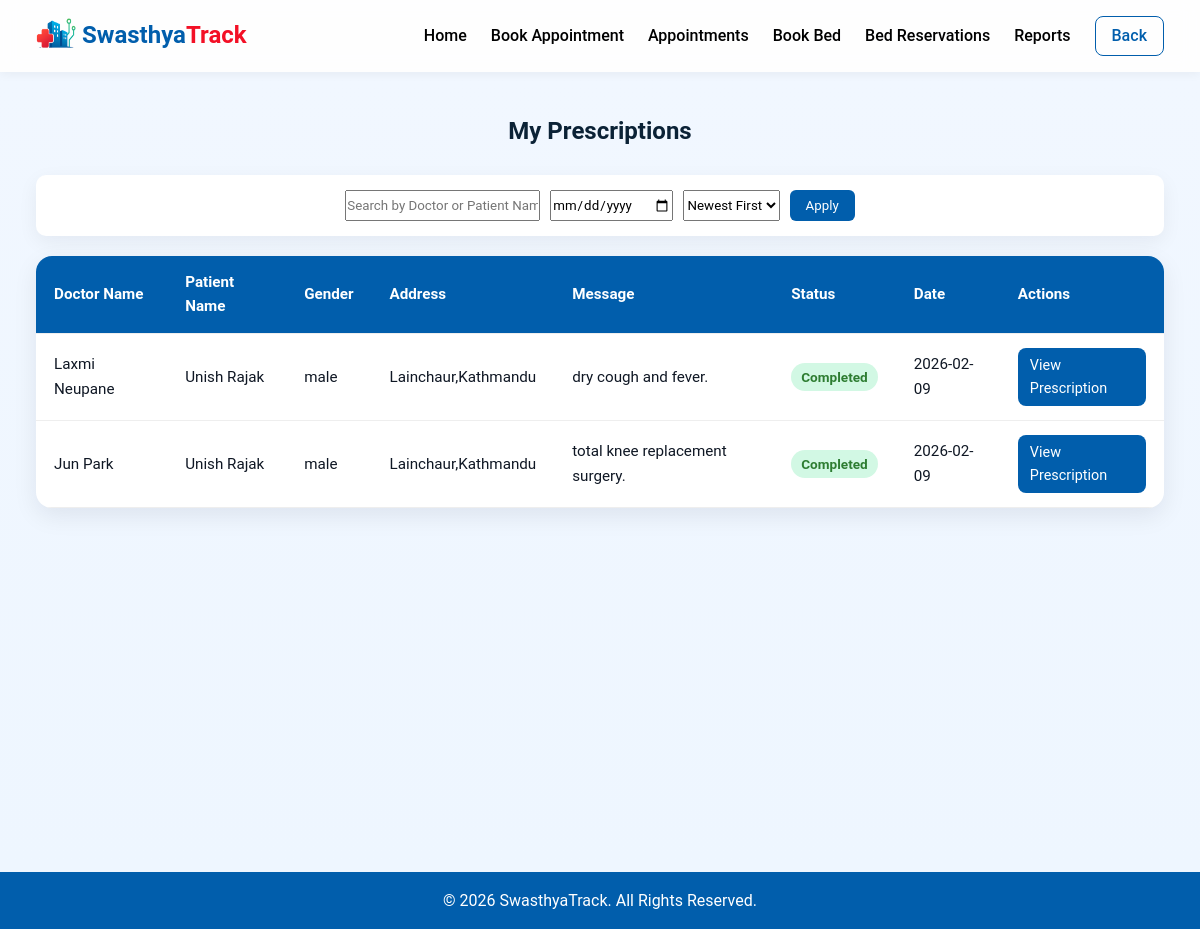
The app's page /Patient/my_prescriptions.php (signed in) with its own data.
### tables this page shows
CREATE TABLE `appointments` (
  `appointment_id` int NOT NULL,
  `doctor_id` int NOT NULL,
  `patient_name` varchar(100) NOT NULL,
  `phone` varchar(20) NOT NULL,
  `email` varchar(100) DEFAULT NULL,
  `address` varchar(255) DEFAULT NULL,
  `gender` enum('male','female','other') NOT NULL,
  `appointment_date` date NOT NULL,
  `message` text,
  `status` enum('Booked','Cancelled','Completed') DEFAULT 'Booked',
  `comment` text,
  `created_at` timestamp NULL DEFAULT CURRENT_TIMESTAMP,
  `updated_at` timestamp NULL DEFAULT CURRENT_TIMESTAMP ON UPDATE CURRENT_TIMESTAMP,
  `user_id` int DEFAULT NULL
);

CREATE TABLE `doctors` (
  `doctor_id` int NOT NULL,
  `user_id` int DEFAULT NULL,
  `name` varchar(100) DEFAULT NULL,
  `email` varchar(100) DEFAULT NULL,
  `department` varchar(100) DEFAULT NULL,
  `designation` varchar(100) DEFAULT NULL,
  `council_number` varchar(50) DEFAULT NULL,
  `phone` varchar(20) DEFAULT NULL,
  `photo` varchar(255) DEFAULT NULL
);

### src/Patient/my_prescriptions.php (the view, shortened to what this page needs)
<?php
include("../config/db.php");
$user_id = $_SESSION['user_id'];
$search = $_GET['search'] ?? '';
$dateFilter = $_GET['date'] ?? '';
$sortOrder = $_GET['sort'] ?? 'desc';
$sql = "SELECT a.appointment_id, a.patient_name, a.gender, a.address, a.message,
               a.status, a.appointment_date, d.name AS doctor_name
        FROM appointments a
        JOIN doctors d ON a.doctor_id = d.doctor_id
        WHERE a.user_id = ?
          AND a.status = 'Completed'";
$params = [$user_id];
$types = "i";
$orderSQL = ($sortOrder === 'asc') ? "ASC" : "DESC";
$sql .= " ORDER BY a.appointment_date $orderSQL";
$stmt = $conn->prepare($sql);
$stmt->bind_param($types, ...$params);
$stmt->execute();
$appointments = $stmt->get_result();
?>
<!DOCTYPE html>
<html lang="en">
<head>
<link rel="stylesheet" href="../css/patient-dashboard.css">
</head>
<body>
<header>
  <div class="logo">
    <a href="patient_dashboard.php">
      <img class="nav-img" src="../images/nav-logo.png" alt="">
      <span class="swasthya-color">Swasthya</span><span class="track-color">Track</span>
    </a>
  </div>
  <nav>
    <a href="patient_dashboard.php">Home</a>
        <a href="book_appointment.php">Book Appointment</a>
        <a href="my_appointments.php">Appointments</a>
        <a href="bed_type.php">Book Bed</a>
        <a href="my_bed_bookings.php">Bed Reservations</a>
        <a href="my_reports.php">Reports</a>
      <a href="patient_dashboard.php" class="btn-login">Back</a>
  </nav>
</header>
<main>
  <h2 style="text-align:center; margin-bottom:25px; color:#0b2236;">My Prescriptions</h2>
  <div class="filter-bar" style="margin-bottom:20px; background:#fff; padding:15px; border-radius:10px; box-shadow:0 6px 20px rgba(6,18,32,0.06);">
    <form method="get" style="display:flex; gap:10px; justify-content:center; flex-wrap:wrap;">
      <input type="text" name="search" placeholder="Search by Doctor or Patient Name" value="<?= htmlspecialchars($search) ?>">
      <input type="date" name="date" value="<?= htmlspecialchars($dateFilter) ?>">
      <select name="sort">
        <option value="desc" <?= $sortOrder == 'desc' ? 'selected' : '' ?>>Newest First</option>
      </select>
      <button type="submit" style="background:#015eac; color:#fff; border:none; border-radius:6px; padding:8px 16px; cursor:pointer;">Apply</button>
    </form>
  </div>
  <div class="table-container">
    <table>
      <thead>
        <tr>
          <th>Doctor Name</th>
          <th>Patient Name</th>
          <th>Gender</th>
          <th>Address</th>
          <th>Message</th>
          <th>Status</th>
          <th>Date</th>
          <th>Actions</th>
        </tr>
      </thead>
      <tbody>
        <?php if ($appointments->num_rows > 0): ?>
          <?php while ($row = $appointments->fetch_assoc()): ?>
            <tr>
              <td data-label="Doctor"><?= htmlspecialchars($row['doctor_name']) ?></td>
              <td data-label="Patient"><?= htmlspecialchars($row['patient_name']) ?></td>
              <td data-label="Gender"><?= htmlspecialchars($row['gender']) ?></td>
              <td data-label="Address"><?= htmlspecialchars($row['address']) ?></td>
              <td data-label="Message"><?= htmlspecialchars($row['message']) ?></td>
              <td data-label="Status">
                <span class="status Completed">Completed</span>
              </td>
              <td data-label="Date"><?= htmlspecialchars($row['appointment_date']) ?></td>
              <td class="actions" data-label="Actions">
                <a href="view_prescription.php?id=<?= $row['appointment_id'] ?>" target="_blank">View Prescription</a>
              </td>
            </tr>
          <?php endwhile; ?>
        <?php else: ?>
          <tr><td colspan="8" style="text-align:center; padding:20px;">No prescriptions found.</td></tr>
        <?php endif; ?>
      </tbody>
    </table>
  </div>
</main>
<footer>
  <p>© 2026 SwasthyaTrack. All Rights Reserved.</p>
</footer>
</body>
</html>

### src/css/patient-dashboard.css (style rules this page uses)
* { margin: 0; padding: 0; box-sizing: border-box; font-family: 'Roboto', 'Segoe UI', Tahoma, Geneva, Verdana, sans-serif; }
body { line-height: 1.6; color: #0f1724; background-color: #f9f9fb; }
a { text-decoration: none; color: inherit; display: block; }
header { display: flex; justify-content: space-between; align-items: center; padding: 16px 3%; background-color: rgba(255, 255, 255, 0.8); backdrop-filter: blur(10px); box-shadow: 0 2px 10px rgba(0, 0, 0, 0.05); position: sticky; top: 0; z-index: 1000; }
.logo { font-size: 1.5rem; font-weight: bold; color: #015eac; }
.nav-img { height: 30px; width: 40px; margin-bottom: 7px; vertical-align: middle; }
nav { display: flex; gap: 24px; align-items: center; }
nav a { font-weight: 500; color: #000; transition: color 0.3s ease, transform 0.2s ease; }
.btn-login { padding: 6px 16px; border: 1px solid #015eac; border-radius: 8px; color: #015eac; transition: background-color 0.3s ease, color 0.3s ease, border-color 0.3s ease; }
footer { background-color: #015eac; color: #fff; text-align: center; padding: 16px; }
.swasthya-color { color: #015eac; }
.track-color { color: #f31026; }

### src/Patient/my_prescriptions.php (style rules this page uses)
main { padding: 40px 3%; background: linear-gradient(180deg, #f1f7ff, #eef6ff); min-height: 100vh; }
.table-container { background: #fff; border-radius: 16px; box-shadow: 0 8px 24px rgba(6, 18, 32, 0.08); overflow: hidden; }
table { width: 100%; border-collapse: collapse; }
thead { background-color: #015eac; color: #fff; }
th, td { padding: 14px 18px; text-align: left; font-size: 0.95rem; border-bottom: 1px solid #eee; }
.status { padding: 6px 10px; border-radius: 20px; font-weight: 600; font-size: 0.85rem; text-align: center; }
.Completed { background-color: #d2f8e4; color: #2e7d32; }
.actions a { display: inline-block; text-decoration: none; background: #015eac; color: #fff; padding: 6px 12px; border-radius: 8px; font-size: 0.9rem; transition: background 0.3s ease; }

### records on screen
appointments: doctor.name "Laxmi Neupane", patient_name "Unish Rajak", gender "male", address "Lainchaur,Kathmandu", message "dry cough and fever.", appointment_date "2026-02-09"
appointments: doctor.name "Jun Park", patient_name "Unish Rajak", gender "male", address "Lainchaur,Kathmandu", message "total knee replacement surgery.", appointment_date "2026-02-09"
